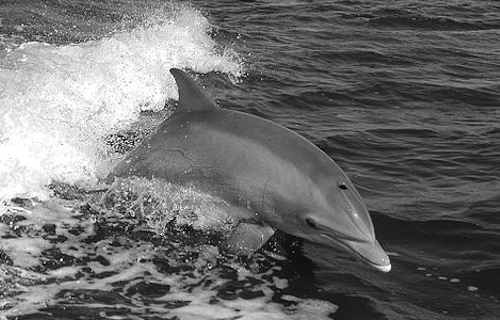
%> input picture Udacity/02. Images as functions/dolphin.png, 500 x 320 px
$ octave 08_36_quiz.m   (GNU Octave 9; MATLAB toolbox functions it lacks are replaced by stand-ins)
%> lines starting %> are read from the running program, lines starting %| are printed output that depends on the picture
img = im2double(imread('dolphin.png'));
%> img: size 320x500 double; min 0, max 1, mean 0.428

sigma = 0.3;
noise = randn(size(img)) .* sigma;
img = img + noise;
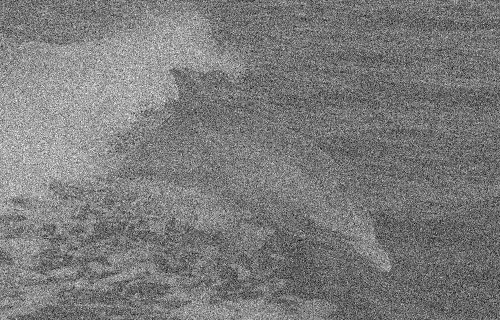
%> img: size 320x500 double; min -1.08, max 2.04, mean 0.427; drawn with min black and max white

%imshow(img);
subplot(1, 2, 1); imshow(img+noise);
%> after `imshow(img+noise)`:
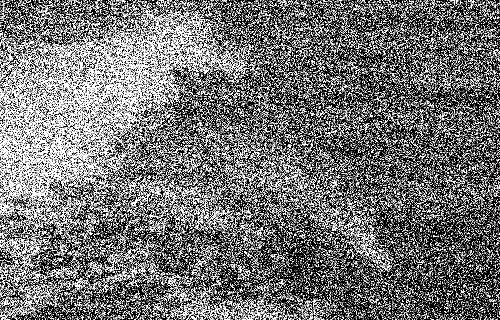
%> displayed picture: size 320x500, on the screen's scale of 0 to 255; min 0, max 255, mean 116.5
subplot(1, 2, 2); imshow(noise+img);

$ run again, with Udacity/02. Images as functions/bicycle.png copied over Udacity/02. Images as functions/dolphin.png
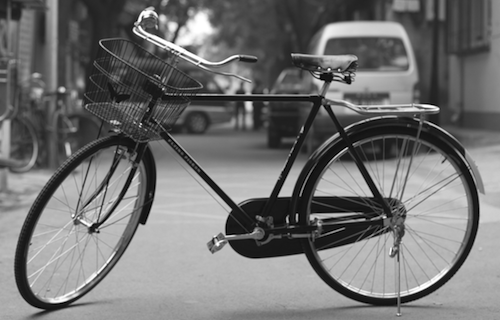
%> input picture Udacity/02. Images as functions/bicycle.png, 500 x 320 px
%> `img = img + noise;`:
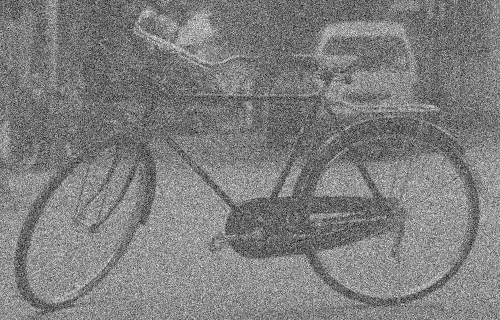
%> img: size 320x500 double; min -1.11, max 2.02, mean 0.447; drawn with min black and max white
%> `imshow(img+noise)`:
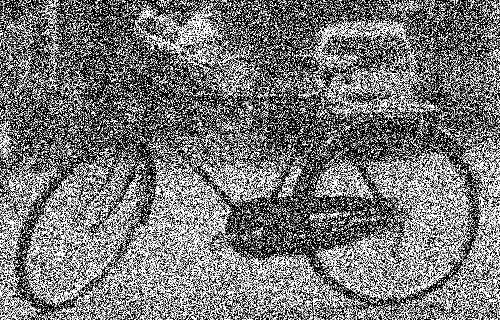
%> displayed picture: size 320x500, on the screen's scale of 0 to 255; min 0, max 255, mean 119.8

$ run again, with Udacity/02. Images as functions/fruit.png copied over Udacity/02. Images as functions/dolphin.png
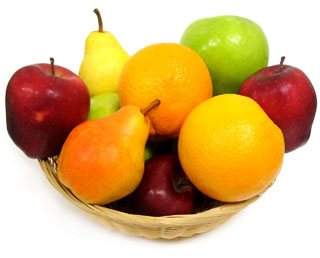
%> input picture Udacity/02. Images as functions/fruit.png, 320 x 258 px
%> `img = img + noise;`:
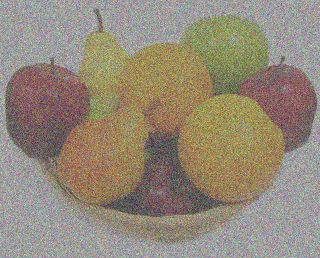
%> img: size 258x320x3 double; mean R, G, B 0.848, 0.701, 0.47; drawn with min black and max white
%> `imshow(img+noise)`:
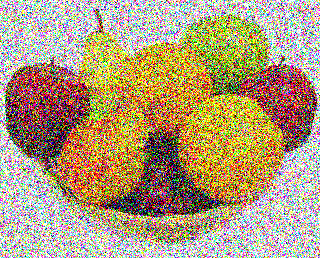
%> displayed picture: size 258x320x3, on the screen's scale of 0 to 255; mean R, G, B 176.1, 155.9, 123
